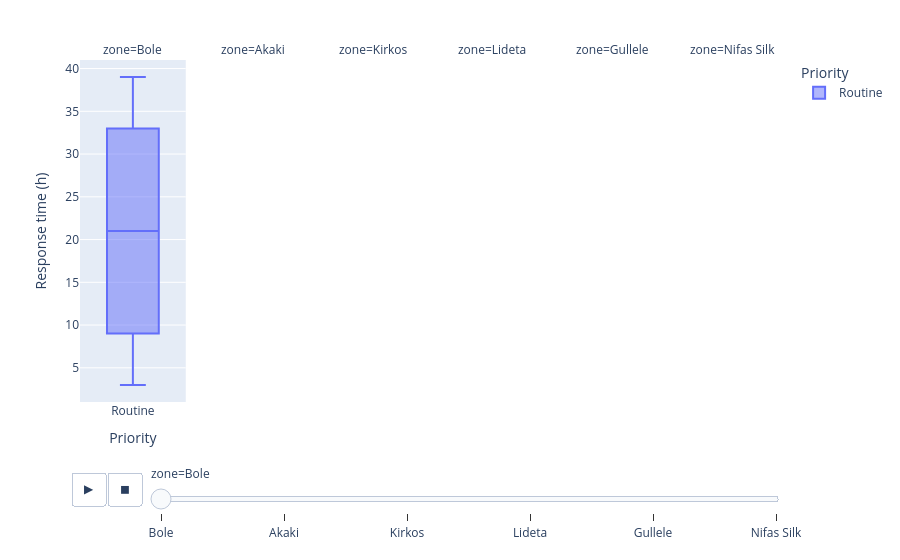

Notebook code for this chart:
### Code cell
fig = px.box(t,
x='priority',
y='response_hours', color='priority',
points='outliers',
facet_col='zone',
animation_frame='zone',
animation_group  = 'zone',
labels = {'priority': 'Priority', 'response_hours': 'Response time (h)'},
orientation = 'v'
)
fig.show()

### Figure 1 — Plotly figure (JSON) as saved in the notebook; plotly's stock layout.template omitted (floating-point values rounded to 4 significant figures)
{"data": [{"alignmentgroup": "True", "boxpoints": "outliers", "hovertemplate": "Priority=%{x}<br>zone=Bole<br>Response time (h)=%{y}<extra></extra>", "ids": ["Bole", "Bole", "Bole", "Bole", "Bole", "Bole", "Bole", "Bole", "Bole", "Bole", "Bole", "Bole", "Bole", "Bole", "Bole", "Bole", "Bole", "Bole", "Bole", "Bole", "Bole", "Bole", "Bole", "Bole", "Bole", "Bole", "Bole", "Bole", "Bole", "Bole", "Bole", "Bole", "Bole", "Bole", "Bole", "Bole", "Bole", "Bole", "Bole", "Bole", "Bole", "Bole", "Bole", "Bole", "Bole", "Bole", "Bole", "Bole", "Bole", "Bole", "Bole", "Bole", "Bole", "Bole", "Bole", "Bole", "Bole", "Bole", "Bole", "Bole", "Bole", "Bole", "Bole", "Bole", "Bole", "Bole", "Bole", "Bole", "Bole", "Bole", "Bole", "Bole", "Bole", "Bole", "Bole", "Bole", "Bole", "Bole", "Bole", "Bole"], "legendgroup": "Routine", "marker": {"color": "#636efa"}, "name": "Routine", "notched": false, "offsetgroup": "Routine", "orientation": "v", "showlegend": true, "type": "box", "x": ["Routine", "Routine", "Routine", "Routine", "Routine", "Routine", "Routine", "Routine", "Routine", "Routine", "Routine", "Routine", "Routine", "Routine", "Routine", "Routine", "Routine", "Routine", "Routine", "Routine", "Routine", "Routine", "Routine", "Routine", "Routine", "Routine", "Routine", "Routine", "Routine", "Routine", "Routine", "Routine", "Routine", "Routine", "Routine", "Routine", "Routine", "Routine", "Routine", "Routine", "Routine", "Routine", "Routine", "Routine", "Routine", "Routine", "Routine", "Routine", "Routine", "Routine", "Routine", "Routine", "Routine", "Routine", "Routine", "Routine", "Routine", "Routine", "Routine", "Routine", "Routine", "Routine", "Routine", "Routine", "Routine", "Routine", "Routine", "Routine", "Routine", "Routine", "Routine", "Routine", "Routine", "Routine", "Routine", "Routine", "Routine", "Routine", "Routine", "Routine"], "x0": " ", "xaxis": "x", "y": [3.0, 27.0, 9.0, 33.0, 15.0, 39.0, 21.0, 3.0, 27.0, 9.0, 33.0, 15.0, 39.0, 21.0, 3.0, 27.0, 9.0, 33.0, 15.0, 39.0, 21.0, 3.0, 27.0, 9.0, 33.0, 15.0, 39.0, 21.0, 3.0, 27.0, 9.0, 33.0, 15.0, 39.0, 21.0, 3.0, 27.0, 9.0, 33.0, 15.0, 39.0, 21.0, 3.0, 27.0, 9.0, 33.0, 15.0, 39.0, 21.0, 3.0, 27.0, 9.0, 33.0, 15.0, 39.0, 21.0, 3.0, 27.0, 9.0, 33.0, 15.0, 39.0, 21.0, 3.0, 27.0, 9.0, 33.0, 15.0, 39.0, 21.0, 3.0, 27.0, 9.0, 33.0, 15.0, 39.0, 21.0, 3.0, 27.0, 9.0], "y0": " ", "yaxis": "y"}], "layout": {"annotations": [{"font": {}, "showarrow": false, "text": "zone=Bole", "x": 0.075, "xanchor": "center", "xref": "paper", "y": 1, "yanchor": "bottom", "yref": "paper"}, {"font": {}, "showarrow": false, "text": "zone=Akaki", "x": 0.245, "xanchor": "center", "xref": "paper", "y": 1, "yanchor": "bottom", "yref": "paper"}, {"font": {}, "showarrow": false, "text": "zone=Kirkos", "x": 0.415, "xanchor": "center", "xref": "paper", "y": 1, "yanchor": "bottom", "yref": "paper"}, {"font": {}, "showarrow": false, "text": "zone=Lideta", "x": 0.585, "xanchor": "center", "xref": "paper", "y": 1, "yanchor": "bottom", "yref": "paper"}, {"font": {}, "showarrow": false, "text": "zone=Gullele", "x": 0.755, "xanchor": "center", "xref": "paper", "y": 1, "yanchor": "bottom", "yref": "paper"}, {"font": {}, "showarrow": false, "text": "zone=Nifas Silk", "x": 0.925, "xanchor": "center", "xref": "paper", "y": 1, "yanchor": "bottom", "yref": "paper"}], "boxmode": "overlay", "legend": {"title": {"text": "Priority"}, "tracegroupgap": 0}, "margin": {"t": 60}, "sliders": [{"active": 0, "currentvalue": {"prefix": "zone="}, "len": 0.9, "pad": {"b": 10, "t": 60}, "steps": [{"args": [["Bole"], {"frame": {"duration": 0, "redraw": true}, "fromcurrent": true, "mode": "immediate", "transition": {"duration": 0, "easing": "linear"}}], "label": "Bole", "method": "animate"}, {"args": [["Akaki"], {"frame": {"duration": 0, "redraw": true}, "fromcurrent": true, "mode": "immediate", "transition": {"duration": 0, "easing": "linear"}}], "label": "Akaki", "method": "animate"}, {"args": [["Kirkos"], {"frame": {"duration": 0, "redraw": true}, "fromcurrent": true, "mode": "immediate", "transition": {"duration": 0, "easing": "linear"}}], "label": "Kirkos", "method": "animate"}, {"args": [["Lideta"], {"frame": {"duration": 0, "redraw": true}, "fromcurrent": true, "mode": "immediate", "transition": {"duration": 0, "easing": "linear"}}], "label": "Lideta", "method": "animate"}, {"args": [["Gullele"], {"frame": {"duration": 0, "redraw": true}, "fromcurrent": true, "mode": "immediate", "transition": {"duration": 0, "easing": "linear"}}], "label": "Gullele", "method": "animate"}, {"args": [["Nifas Silk"], {"frame": {"duration": 0, "redraw": true}, "fromcurrent": true, "mode": "immediate", "transition": {"duration": 0, "easing": "linear"}}], "label": "Nifas Silk", "method": "animate"}], "x": 0.1, "xanchor": "left", "y": 0, "yanchor": "top"}], "updatemenus": [{"buttons": [{"args": [null, {"frame": {"duration": 500, "redraw": true}, "fromcurrent": true, "mode": "immediate", "transition": {"duration": 500, "easing": "linear"}}], "label": "&#9654;", "method": "animate"}, {"args": [[null], {"frame": {"duration": 0, "redraw": true}, "fromcurrent": true, "mode": "immediate", "transition": {"duration": 0, "easing": "linear"}}], "label": "&#9724;", "method": "animate"}], "direction": "left", "pad": {"r": 10, "t": 70}, "showactive": false, "type": "buttons", "x": 0.1, "xanchor": "right", "y": 0, "yanchor": "top"}], "xaxis": {"anchor": "y", "categoryarray": ["Routine", "Urgent", "Critical"], "categoryorder": "array", "domain": [0, 0.15], "title": {"text": "Priority"}}, "xaxis2": {"anchor": "y2", "categoryarray": ["Routine", "Urgent", "Critical"], "categoryorder": "array", "domain": [0.17, 0.32], "matches": "x", "title": {"text": "Priority"}}, "xaxis3": {"anchor": "y3", "categoryarray": ["Routine", "Urgent", "Critical"], "categoryorder": "array", "domain": [0.34, 0.49], "matches": "x", "title": {"text": "Priority"}}, "xaxis4": {"anchor": "y4", "categoryarray": ["Routine", "Urgent", "Critical"], "categoryorder": "array", "domain": [0.51, 0.66], "matches": "x", "title": {"text": "Priority"}}, "xaxis5": {"anchor": "y5", "categoryarray": ["Routine", "Urgent", "Critical"], "categoryorder": "array", "domain": [0.68, 0.83], "matches": "x", "title": {"text": "Priority"}}, "xaxis6": {"anchor": "y6", "categoryarray": ["Routine", "Urgent", "Critical"], "categoryorder": "array", "domain": [0.85, 1], "matches": "x", "title": {"text": "Priority"}}, "yaxis": {"anchor": "x", "domain": [0, 1], "title": {"text": "Response time (h)"}}, "yaxis2": {"anchor": "x2", "domain": [0, 1], "matches": "y", "showticklabels": false}, "yaxis3": {"anchor": "x3", "domain": [0, 1], "matches": "y", "showticklabels": false}, "yaxis4": {"anchor": "x4", "domain": [0, 1], "matches": "y", "showticklabels": false}, "yaxis5": {"anchor": "x5", "domain": [0, 1], "matches": "y", "showticklabels": false}, "yaxis6": {"anchor": "x6", "domain": [0, 1], "matches": "y", "showticklabels": false}}}
